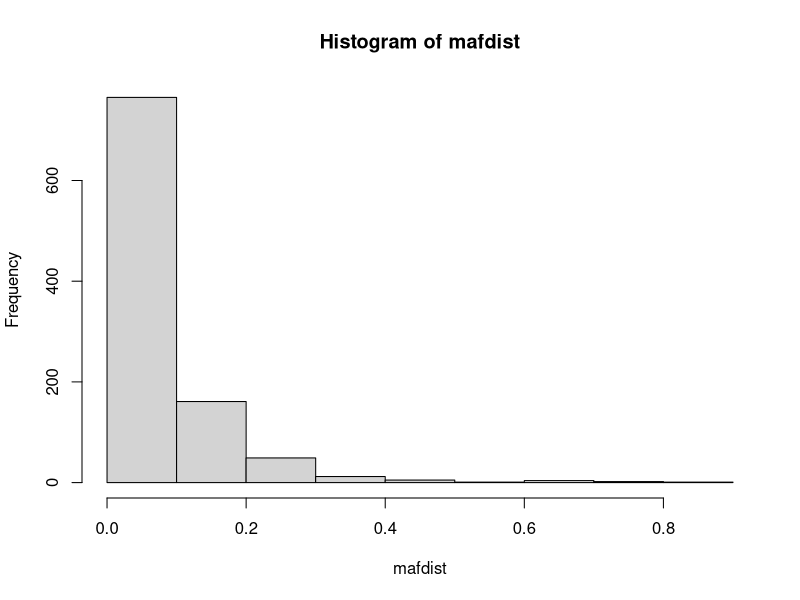
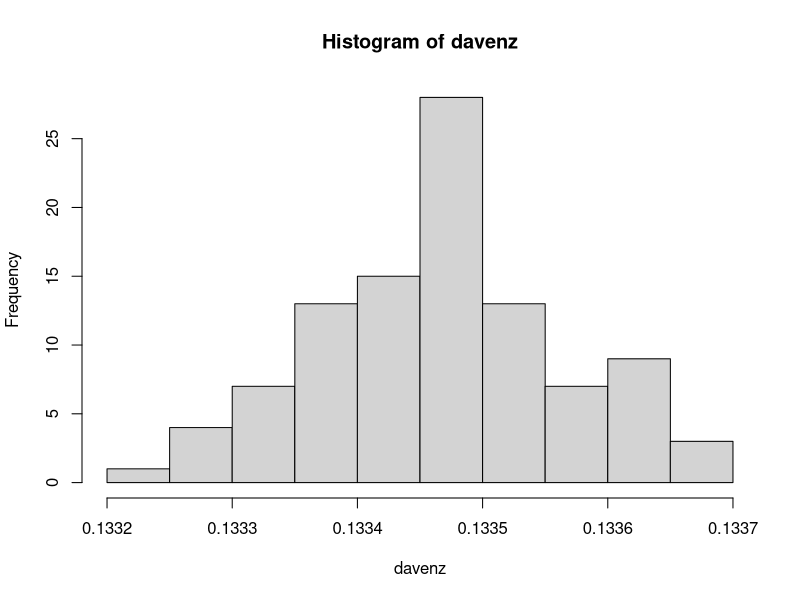

Generate these figures, in order, with R:
f <- function(p) {
  bs = 0.001;
  bn = bs/3;
  s = 12;
  x = p^(bs-1)*(1-p)^(bn-1)*2.71^(s*(1-p));
  return (x);
}

get_maf <- function(nsnps, maffilter=NULL){
  last = 0.1
  uniqmet = vector('numeric', length=nsnps)
  for (j in 1:1000){
    cand <- runif(1,0,1) # you may try a different distribution here
    alpha <- f(cand)/f(last)
    if (runif(1) < min(alpha, 1)) last <- cand
  }
  i=1
  k=2
  if (is.null(maffilter)){
    uniqmet[i] <- last
    while(sum(uniqmet==0)!=0){
      if (i %% 100000==1) print(sum(uniqmet==0))
      cand <- runif(1,0,1) # you may try a different distribution here
      alpha <- f(cand)/f(last)
      if (runif(1) < min(alpha, 1)) last <- cand
      if (uniqmet[k-1] != last){
        uniqmet[k] <- last;
        k <- k+1
      }
      i <- i+1
    }
  }else{
    print(maffilter)
    if (last > maffilter){
      last <- maffilter
    }
    uniqmet[i] <- last
    while(sum(uniqmet==0) != 0){
      if (i %% 100000==1) print(sum(uniqmet==0))
      cand <- runif(1,0,1) # you may try a different distribution here
      alpha <- f(cand)/f(last)
      if (runif(1) < min(alpha, 1)) last <- cand
      if (uniqmet[k-1] != last & last <= maffilter){
        uniqmet[k] <- last;
        k <- k+1
      }
      i <- i+1
    }
  }
  return(uniqmet)
}
nbrloci <- 1000 
n <- 10000 #sample size
mafdist <- get_maf(nbrloci)
hist(mafdist)
mean(mafdist)

#generation of genotypes
x1 <- (runif(n,0,1) < mafdist[1]) + (runif(n,0,1) < mafdist[1])
sum(x1 > 0)/n

# can we speed this up

x1b <- rbinom(n, 2, mafdist[1])
sum(x1b > 0)/n

avenz <- rep(0, nbrloci)

for(i in 1:nbrloci)
  avenz[i] <- sum(rbinom(n, 2, mafdist[i]) > 0)
  sum(avenz)/(nbrloci*n)

  start_time <- Sys.time()
  sims<-100
  davenz<-rep(0,sims)
  for(j in 1:sims) {
    avenz <- rep(0, nbrloci)
  for(i in 1:nbrloci)
    #avenz[i]<-sum(rbinom(n,2,mafdist[i])>0)
    avenz[i] <- rbinom(1, n, 1-(1-mafdist[i])^2)
  
    davenz[j] <- sum(avenz)/(nbrloci*n)
  
}  
end_time <- Sys.time()
print(end_time - start_time)
hist(davenz)

#
#
#
#
#
avenz[i] <- rbinom(1, n, 1-(1-mafdist[i])^2)